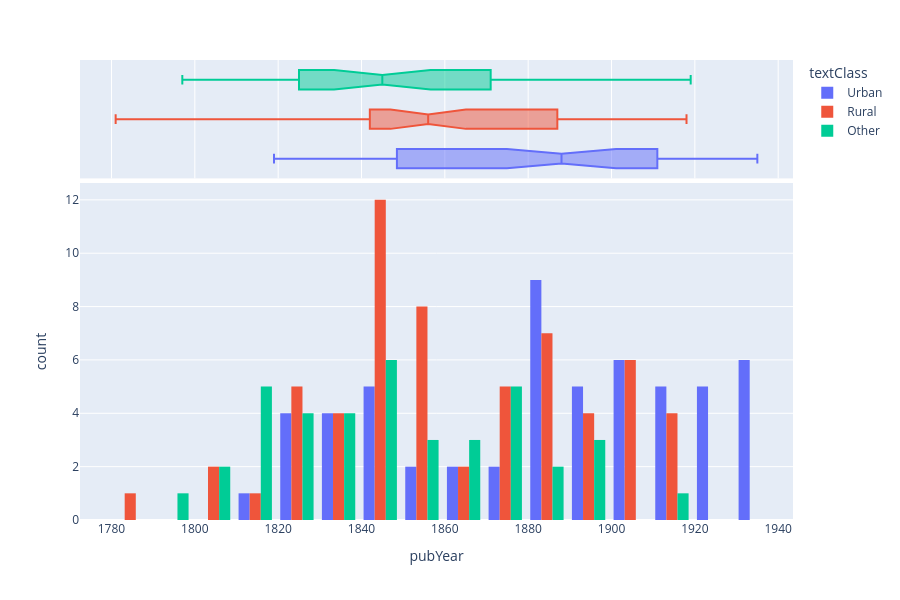

The notebook cell saved with this chart:
### Code cell
px.histogram(df, x="pubYear", color="textClass", barmode='group', marginal="box",height=600)

### Figure 1 — Plotly figure (JSON) as saved in the notebook; plotly's stock layout.template omitted (floating-point values rounded to 4 significant figures)
{"data": [{"alignmentgroup": "True", "bingroup": "x", "hovertemplate": "textClass=Urban<br>pubYear=%{x}<br>count=%{y}<extra></extra>", "legendgroup": "Urban", "marker": {"color": "#636efa", "pattern": {"shape": ""}}, "name": "Urban", "offsetgroup": "Urban", "orientation": "v", "showlegend": true, "type": "histogram", "x": [1819, 1822, 1822, 1827, 1827, 1832, 1835, 1837, 1838, 1840, 1840, 1840, 1843, 1847, 1850, 1857, 1866, 1866, 1874, 1878, 1880, 1883, 1884, 1885, 1886, 1886, 1887, 1888, 1888, 1890, 1892, 1896, 1897, 1898, 1901, 1904, 1904, 1906, 1906, 1908, 1910, 1910, 1912, 1915, 1916, 1921, 1924, 1925, 1925, 1927, 1930, 1932, 1932, 1933, 1934, 1935], "xaxis": "x", "yaxis": "y"}, {"alignmentgroup": "True", "hovertemplate": "textClass=Urban<br>pubYear=%{x}<extra></extra>", "legendgroup": "Urban", "marker": {"color": "#636efa"}, "name": "Urban", "notched": true, "offsetgroup": "Urban", "showlegend": false, "type": "box", "x": [1819, 1822, 1822, 1827, 1827, 1832, 1835, 1837, 1838, 1840, 1840, 1840, 1843, 1847, 1850, 1857, 1866, 1866, 1874, 1878, 1880, 1883, 1884, 1885, 1886, 1886, 1887, 1888, 1888, 1890, 1892, 1896, 1897, 1898, 1901, 1904, 1904, 1906, 1906, 1908, 1910, 1910, 1912, 1915, 1916, 1921, 1924, 1925, 1925, 1927, 1930, 1932, 1932, 1933, 1934, 1935], "xaxis": "x2", "yaxis": "y2"}, {"alignmentgroup": "True", "bingroup": "x", "hovertemplate": "textClass=Rural<br>pubYear=%{x}<br>count=%{y}<extra></extra>", "legendgroup": "Rural", "marker": {"color": "#EF553B", "pattern": {"shape": ""}}, "name": "Rural", "offsetgroup": "Rural", "orientation": "v", "showlegend": true, "type": "histogram", "x": [1781, 1800, 1809, 1817, 1820, 1826, 1827, 1827, 1828, 1837, 1838, 1839, 1839, 1841, 1842, 1842, 1843, 1843, 1844, 1845, 1846, 1847, 1849, 1849, 1849, 1852, 1852, 1856, 1856, 1856, 1856, 1856, 1857, 1862, 1865, 1870, 1872, 1875, 1875, 1879, 1883, 1883, 1884, 1885, 1885, 1887, 1887, 1893, 1897, 1897, 1898, 1901, 1901, 1904, 1905, 1908, 1908, 1910, 1911, 1915, 1918], "xaxis": "x", "yaxis": "y"}, {"alignmentgroup": "True", "hovertemplate": "textClass=Rural<br>pubYear=%{x}<extra></extra>", "legendgroup": "Rural", "marker": {"color": "#EF553B"}, "name": "Rural", "notched": true, "offsetgroup": "Rural", "showlegend": false, "type": "box", "x": [1781, 1800, 1809, 1817, 1820, 1826, 1827, 1827, 1828, 1837, 1838, 1839, 1839, 1841, 1842, 1842, 1843, 1843, 1844, 1845, 1846, 1847, 1849, 1849, 1849, 1852, 1852, 1856, 1856, 1856, 1856, 1856, 1857, 1862, 1865, 1870, 1872, 1875, 1875, 1879, 1883, 1883, 1884, 1885, 1885, 1887, 1887, 1893, 1897, 1897, 1898, 1901, 1901, 1904, 1905, 1908, 1908, 1910, 1911, 1915, 1918], "xaxis": "x2", "yaxis": "y2"}, {"alignmentgroup": "True", "bingroup": "x", "hovertemplate": "textClass=Other<br>pubYear=%{x}<br>count=%{y}<extra></extra>", "legendgroup": "Other", "marker": {"color": "#00cc96", "pattern": {"shape": ""}}, "name": "Other", "offsetgroup": "Other", "orientation": "v", "showlegend": true, "type": "histogram", "x": [1797, 1801, 1804, 1810, 1811, 1814, 1818, 1819, 1825, 1825, 1825, 1828, 1832, 1833, 1833, 1835, 1840, 1842, 1842, 1845, 1846, 1848, 1851, 1854, 1854, 1864, 1864, 1864, 1871, 1871, 1875, 1877, 1878, 1881, 1883, 1890, 1891, 1897, 1919], "xaxis": "x", "yaxis": "y"}, {"alignmentgroup": "True", "hovertemplate": "textClass=Other<br>pubYear=%{x}<extra></extra>", "legendgroup": "Other", "marker": {"color": "#00cc96"}, "name": "Other", "notched": true, "offsetgroup": "Other", "showlegend": false, "type": "box", "x": [1797, 1801, 1804, 1810, 1811, 1814, 1818, 1819, 1825, 1825, 1825, 1828, 1832, 1833, 1833, 1835, 1840, 1842, 1842, 1845, 1846, 1848, 1851, 1854, 1854, 1864, 1864, 1864, 1871, 1871, 1875, 1877, 1878, 1881, 1883, 1890, 1891, 1897, 1919], "xaxis": "x2", "yaxis": "y2"}], "layout": {"barmode": "group", "height": 600, "legend": {"title": {"text": "textClass"}, "tracegroupgap": 0}, "margin": {"t": 60}, "xaxis": {"anchor": "y", "domain": [0, 1], "title": {"text": "pubYear"}}, "xaxis2": {"anchor": "y2", "domain": [0, 1], "matches": "x", "showgrid": true, "showticklabels": false}, "yaxis": {"anchor": "x", "domain": [0, 0.7326], "title": {"text": "count"}}, "yaxis2": {"anchor": "x2", "domain": [0.7426, 1], "matches": "y2", "showgrid": false, "showline": false, "showticklabels": false, "ticks": ""}}}
